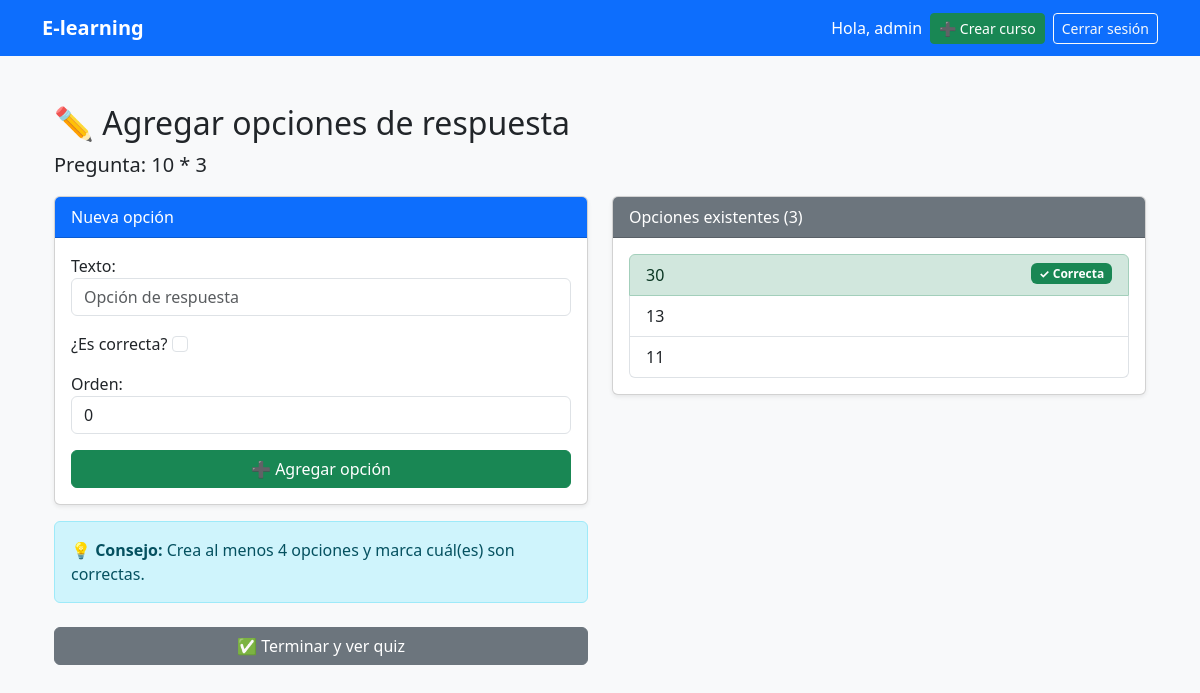
Screenshot of /pregunta/4/agregar-opcion/ (signed in) with the database file from the repository.
### accounts/models.py (models this page shows, shortened)
class User(AbstractUser):
    ROLES = (
        ('student', 'Estudiante'),
        ('teacher', 'Instructor'),
        ('admin', 'Administrador'),
    )
    role = models.CharField(max_length=20, choices=ROLES, default='student')

### courses/models.py (models this page shows, shortened)
class Pregunta(models.Model):
    quiz = models.ForeignKey(Quiz, on_delete=models.CASCADE, related_name='preguntas')
    texto = models.TextField(help_text="Texto de la pregunta")
    puntos = models.PositiveIntegerField(default=1, help_text="Puntos que vale esta pregunta")
    orden = models.PositiveIntegerField(default=0)
    class Meta:
        verbose_name = 'Pregunta'
        verbose_name_plural = 'Preguntas'
        ordering = ['orden']

class Opcion(models.Model):
    pregunta = models.ForeignKey(Pregunta, on_delete=models.CASCADE, related_name='opciones')
    texto = models.CharField(max_length=300)
    es_correcta = models.BooleanField(default=False)
    orden = models.PositiveIntegerField(default=0)
    class Meta:
        verbose_name = 'Opción'
        verbose_name_plural = 'Opciones'
        ordering = ['orden']

### courses/views_quiz.py (the view)
# urls.py: path('pregunta/<int:pregunta_id>/agregar-opcion/', agregar_opcion, name='agregar_opcion'),
@login_required
def agregar_opcion(request, pregunta_id):
    pregunta = get_object_or_404(Pregunta, id=pregunta_id)
    quiz = pregunta.quiz
    opciones_existentes = pregunta.opciones.all()
    if request.user.role not in ['teacher', 'admin']:
        messages.error(request, 'No tienes permiso para agregar opciones')
        return redirect('detalle_quiz', quiz_id=quiz.id)
    if request.method == "POST":
        form = OpcionForm(request.POST)
        if form.is_valid():
            opcion = form.save(commit=False)
            opcion.pregunta = pregunta
            opcion.save()
            messages.success(request, 'Opción agregada')
            if opciones_existentes.count() >= 3:
                return redirect('detalle_quiz', quiz_id=quiz.id)
            return redirect('agregar_opcion', pregunta_id=pregunta.id)
    else:
        form = OpcionForm()
    return render(request, 'courses/agregar_opcion.html', {
        'form': form,
        'pregunta': pregunta,
        'quiz': quiz,
        'opciones_existentes': opciones_existentes
    })

### courses/forms.py
class OpcionForm(forms.ModelForm):
    class Meta:
        model = Opcion
        fields = ['texto', 'es_correcta', 'orden']
        widgets = {
            'texto': forms.TextInput(attrs={'class': 'form-control', 'placeholder': 'Opción de respuesta'}),
            'es_correcta': forms.CheckboxInput(attrs={'class': 'form-check-input'}),
            'orden': forms.NumberInput(attrs={'class': 'form-control', 'min': 0}),
        }
        labels = {
            'es_correcta': '¿Es correcta?',
        }

### courses/templates/courses/agregar_opcion.html (shortened to what this page needs)
{% extends "base.html" %}
{% block content %}
<div class="container py-4">
    <h2>✏️ Agregar opciones de respuesta</h2>
    <p class="lead">Pregunta: {{ pregunta.texto }}</p>
    <div class="row">
        <div class="col-md-6">
            <div class="card shadow-sm">
                <div class="card-header bg-primary text-white">
                    Nueva opción
                </div>
                <div class="card-body">
                    <form method="POST">
                        {{ form.as_p }}
                        <div class="mt-3">
                            <button class="btn btn-success w-100" type="submit">
                                ➕ Agregar opción
                            </button>
                        </div>
                    </form>
                </div>
            </div>
            <div class="alert alert-info mt-3">
                <strong>💡 Consejo:</strong> Crea al menos 4 opciones y marca cuál(es) son correctas.
            </div>
            <a href="{% url 'detalle_quiz' quiz.id %}" class="btn btn-secondary w-100 mt-2">
                ✅ Terminar y ver quiz
            </a>
        </div>
        <div class="col-md-6">
            <div class="card shadow-sm">
                <div class="card-header bg-secondary text-white">
                    Opciones existentes ({{ opciones_existentes.count }})
                </div>
                <div class="card-body">
                    {% if opciones_existentes %}
                        <ul class="list-group">
                            {% for opcion in opciones_existentes %}
                                <li class="list-group-item {% if opcion.es_correcta %}list-group-item-success{% endif %}">
                                    {{ opcion.texto }}
                                    {% if opcion.es_correcta %}
                                        <span class="badge bg-success float-end">✓ Correcta</span>
                                    {% endif %}
                                </li>
                            {% endfor %}
                        </ul>
                    {% else %}
                        <p class="text-muted">Aún no hay opciones agregadas.</p>
                    {% endif %}
                </div>
            </div>
        </div>
    </div>
</div>
{% endblock %}

### templates/base.html (shortened to what this page needs)
{% load static %}
<!DOCTYPE html>
<html lang="es">
<head>
  <link href="https://cdn.jsdelivr.net/npm/bootstrap@5.3.3/dist/css/bootstrap.min.css" rel="stylesheet">
</head>
<body class="bg-light">
  <nav class="navbar navbar-expand-lg navbar-dark bg-primary">
    <div class="container">
      <a class="navbar-brand fw-bold" href="/">E-learning</a>
      <div class="collapse navbar-collapse" id="menu">
        <ul class="navbar-nav ms-auto align-items-center">
          {% if request.user.is_authenticated %}
            <li class="nav-item me-2">
              <span class="navbar-text text-white">Hola, {{ request.user.username }}</span>
            </li>
            {% if request.user.role == 'teacher' or request.user.role == 'admin' %}
              <li class="nav-item me-2">
                <a href="{% url 'crear_curso' %}" class="btn btn-success btn-sm">➕ Crear curso</a>
              </li>
            {% endif %}
            <li class="nav-item">
              <a class="btn btn-outline-light btn-sm" href="{% url 'logout' %}">Cerrar sesión</a>
            </li>
          {% endif %}
        </ul>
      </div>
    </div>
  </nav>
  <main class="container py-4">
    {% block content %}
    {% endblock %}
  </main>
</body>
</html>

### rows the page displays
User: user.username "admin"
Pregunta: texto "10 * 3", count "3"
Opcion: texto "30", es_correcta "✓ Correcta"
Opcion: texto "13"
Opcion: texto "11"
